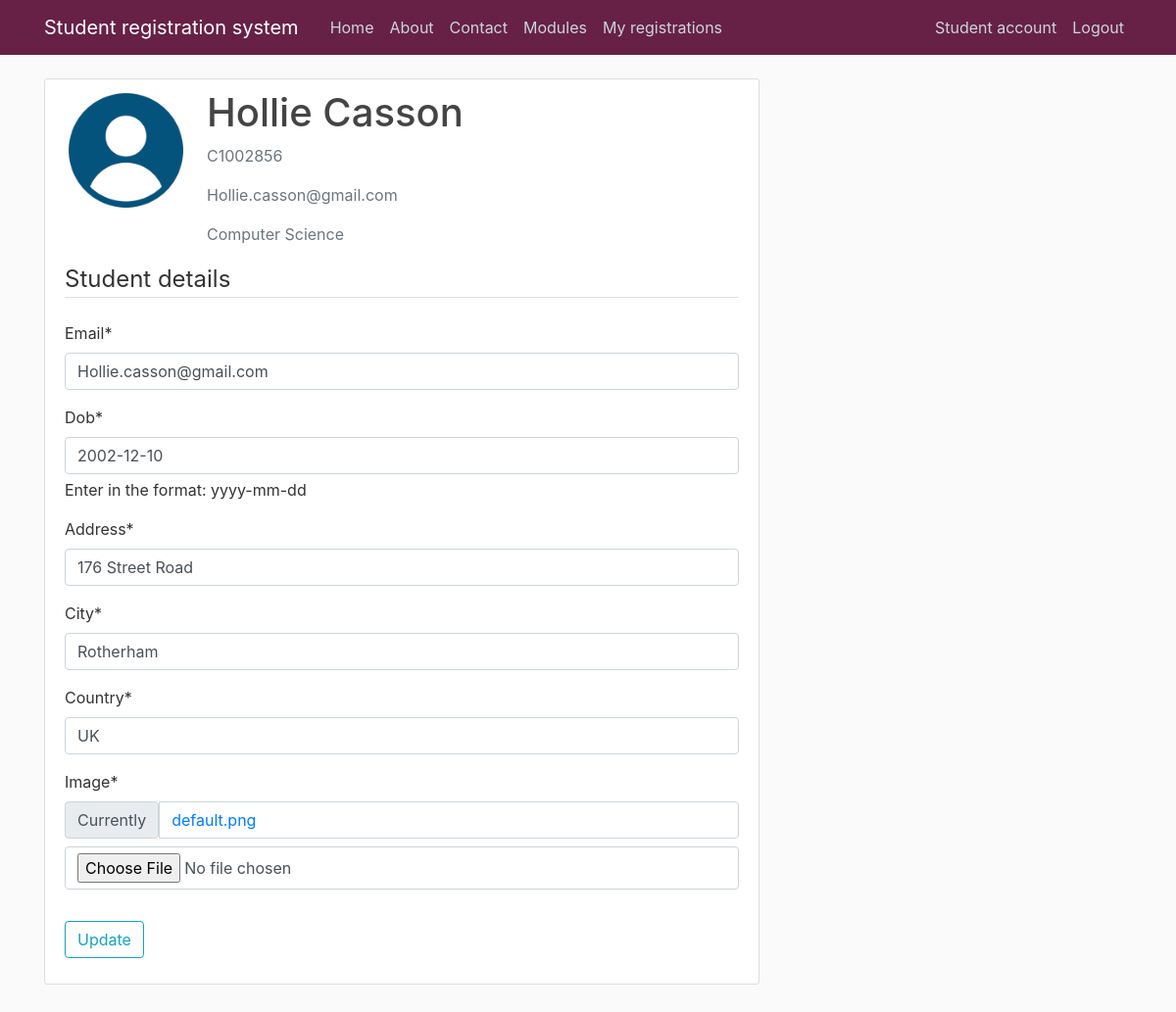
The page /studentAccount (signed in) on the database its author committed.
### users/models.py (models this page shows)
class studentAccount(models.Model):
    user = models.OneToOneField(User, null = True, on_delete= models.CASCADE)
    DOB = models.DateField(null = True)
    Address = models.CharField(max_length=30, null = True)
    City = models.CharField(max_length=20, null = True)
    Country = models.CharField(max_length=20, null = True)
    image = models.ImageField(default = 'default.png', upload_to= 'profile_pics')
    Course = models.ForeignKey(Course, on_delete=models.SET_NULL, null = True, blank = True)
    def __str__(self):
        return f'{self.user.first_name} {self.user.last_name}'

### ModuleRegistrationSystem/models.py (models this page shows)
class Course(models.Model):
    name = models.CharField(max_length = 20, primary_key= 'name')
    startDate = models.DateField(default = timezone.now)
    duration = models.CharField(max_length = 10 ,choices= [('1 year', '1 year'), ('2 years', '2 years'), ('3 years', '3 years')])
    description = models.TextField()
    def __str__(self):
        return f'{self.name}'

### users/views.py (the view)
# urls.py: path('studentAccount', user_views.student_account, name = 'studentAccount'),
@login_required
def student_account(request):
    if request.method == 'POST':
        u_form = UserUpdateForm(request.POST, instance = request.user)
        p_form = studentAccountUpdateForm(request.POST, request.FILES, instance = request.user.studentaccount)
        u_form.save()
        p_form.save()
        messages.success(request, 'Your account has been successfully updated')
        return redirect('studentAccount')
    else:
        u_form = UserUpdateForm(instance = request.user)
        p_form = studentAccountUpdateForm(instance = request.user.studentaccount)
        context = {'u_form': u_form, 'p_form': p_form, 'title': 'Student Account'}
        return render(request, 'users/studentAccount.html', context)

### users/forms.py
class UserUpdateForm(forms.ModelForm):
    email = forms.EmailField()
    class Meta:
        model = User
        fields = ['email']

class studentAccountUpdateForm(forms.ModelForm):
    DOB = forms.DateField(help_text = 'Enter in the format: yyyy-mm-dd')
    class Meta:
        model = studentAccount
        fields = ['DOB', 'Address', 'City', 'Country', 'image']

### users/templates/users/studentAccount.html (shortened to what this page needs)
{% extends "ModuleRegistrationSystem/base.html" %}
{% load crispy_forms_tags %}
{% block content %}
<div class="content-section">
    <div class="media">
    <p><img class="rounded-circle account-img" src="{{user.studentaccount.image.url}}"></p>
        <div class="media-body">
            <h2 class="account-heading">{{user.studentaccount}}</h2>
            <p class="text-secondary">{{user.username}}</p>
            <p class="text-secondary">{{user.email}}</p>
            <p class="text-secondary">{{user.studentaccount.Course}}</p>
        </div>
    </div>
    <form method="POST" enctype="multipart/form-data">
        <fieldset class="form-group">
            <legend class="border-bottom mb-4">Student details</legend>
            {{ u_form | crispy }}
            {{ p_form | crispy }}
        </fieldset>
        <div class="form-group">
            <button class="btn btn-outline-info" type="submit">Update</button>
        </div>
    </form>
</div>
{% endblock content %}

### ModuleRegistrationSystem/static/css/styles.css (style rules this page uses)
html { position: relative; min-height: 100%; }
body { background: #fafafa; color: #333333; margin-top: 5rem; margin-bottom: 50px; }
h1, h2, h3, h4, h5, h6 { color: #444444; }
.content-section { background: #ffffff; padding: 10px 20px; border: 1px solid #dddddd; border-radius: 3px; margin-bottom: 20px; }
.account-img { height: 125px; width: 125px; margin-right: 20px; margin-bottom: 16px; }
.account-heading { font-size: 2.5rem; }

### rows shown on the page
studentAccount: DOB "2002-12-10", Address "176 Street Road", City "Rotherham", Country "UK"

### other values the page prints
{{ user.studentaccount }} "Hollie Casson"
{{ user.username }} "C1002856"
{{ user.email }} "Hollie.casson@gmail.com"
{{ user.studentaccount.Course }} "Computer Science"
